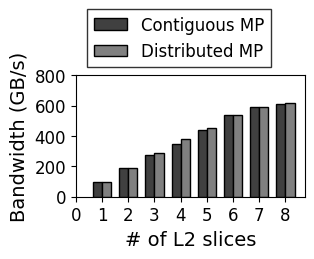

Write Python code to recreate this figure.
import matplotlib.pyplot as plt
import pandas as pd
import re
import numpy as np

# Set the global font to be DejaVu Sans, size 14 (all text will be this size)
plt.rcParams['font.size'] = 14
plt.rcParams['font.family'] = 'DejaVu Sans'

# Set the font size of the axes to be 12
plt.rcParams['axes.labelsize'] = 14
plt.rcParams['xtick.labelsize'] = 12
plt.rcParams['ytick.labelsize'] = 12

# Initialize lists to store the data
diffMP_data = []
sameMP_data = []

# Read the data from the diffMP files
for i in range(1, 9):
    df = pd.read_csv(f'SM80_interleavedMP_slices{i}.log', delim_whitespace=True, header=None, skiprows=10, on_bad_lines='skip')
    if df.shape[0] > 0:
        value = df.iloc[0, -1]
        if isinstance(value, str):
            numeric_part = re.findall('(\d+\.?\d*)', value)[0]
            diffMP_data.append(pd.to_numeric(numeric_part))

# Read the data from the sameMP files
for i in range(1, 9):
    df = pd.read_csv(f'SM80_MP1_slices{i}.log', delim_whitespace=True, skiprows=10, header=None, on_bad_lines='skip')
    if df.shape[0] > 0:
        value = df.iloc[0, -1]
        if isinstance(value, str):
            numeric_part = re.findall('(\d+\.?\d*)', value)[0]
            sameMP_data.append(pd.to_numeric(numeric_part))

plt.figure(figsize=(7.5/2.54, 4/2.54))

# Create the bar plot
x = np.arange(1, 9)
width = 0.35  # the width of the bars

plt.bar(x - width/2, sameMP_data, width, color='#404040', edgecolor='black', linewidth=1, label='Contiguous MP')
plt.bar(x + width/2, diffMP_data, width, color='#808080', edgecolor='black', linewidth=1, label='Distributed MP')


# Set the x and y axis labels
plt.xlabel('# of L2 slices')
plt.ylabel('Bandwidth (GB/s)')

# Set the y axis limits and ticks
plt.ylim(0, 800)
plt.yticks(range(0, 801, 200))
plt.xticks(range(0, 9, 1))

# Add a legend
legend = plt.legend(loc='lower center', bbox_to_anchor=(0.45, 1.0), fancybox=False, shadow=False, ncol=1, fontsize=12)
frame = legend.get_frame()
frame.set_edgecolor('black')

# Save the plot as a PNG file
plt.savefig('plot2.png', bbox_inches='tight', transparent=False)
